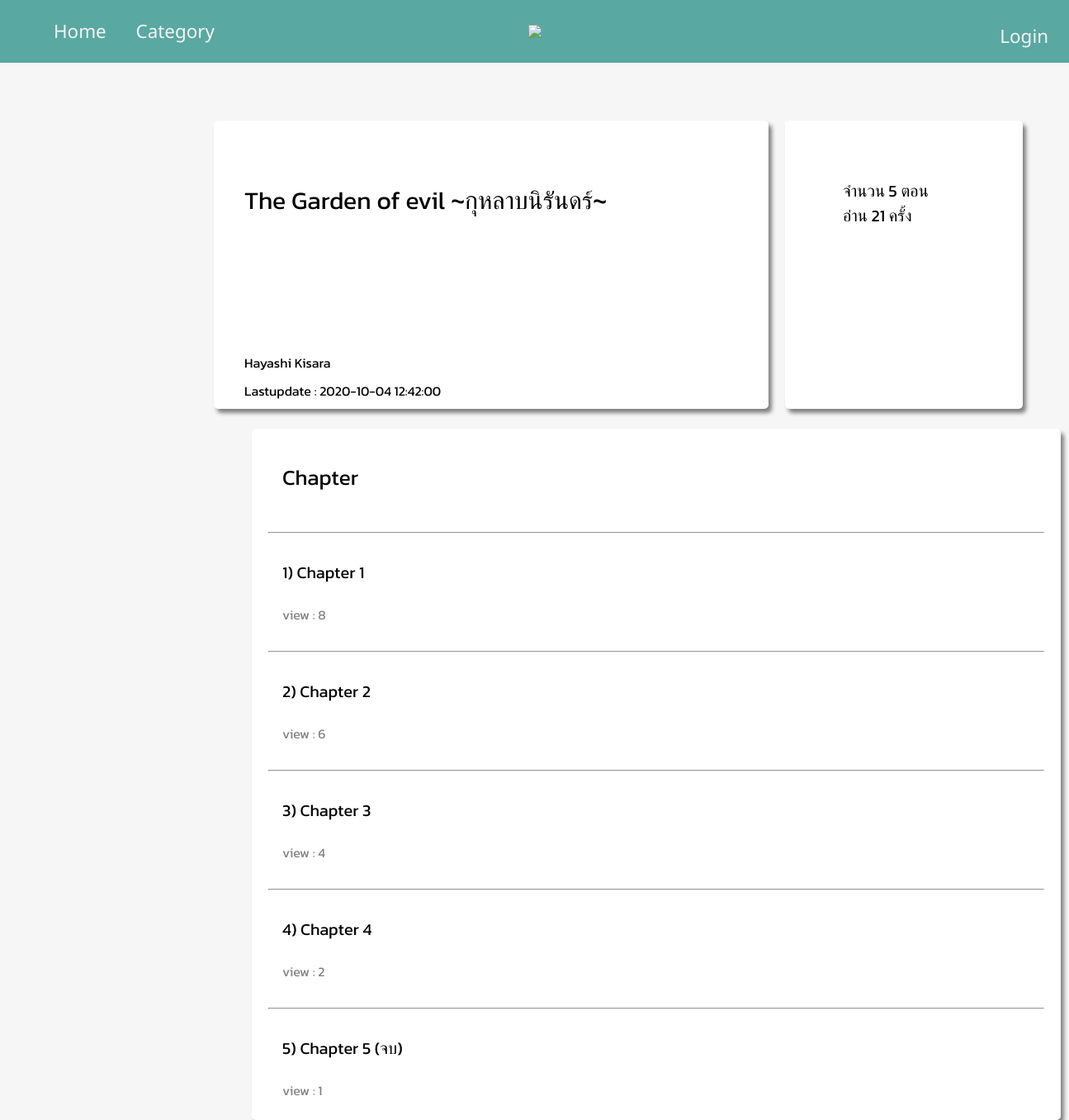
The page /Website/ReadAWrite/Novel.php?novelID=10 on the database its author committed.
### Website/ReadAWrite/Novel.php (the view, shortened to what this page needs)
<?php
$con=mysqli_connect("localhost","root","","project");
$novelID = $_GET['novelID'];
if(empty($_SESSION['UserID'])){
  ?>
  <!doctype html>
  <html>
  <head>
      <link rel="stylesheet" href="CSS/Home.css">
      <link rel="stylesheet" href="CSS/novel.css">
  </head>
  <body>
      <nav class="navbar">
          <div style="position:absolute; left:10px">
              <ul>
                  <li><a href="unknown_homepage.php">Home</a></li>
                  <li><a href="Category.php">Category</a></li>
              </ul>
          </div>
          <div>
              <ul>
                  <li><a href="unknown_homepage.php"><img src="image_nav/readawrite-logo-svg.svg"></a></li>
              </ul>
          </div>
          <div>
              <ul>
                  <li><a href="LoginForm.php" style="position:absolute; top:13px; right:10px;" class="dropbtn">Login</a></li>
              </ul>
          </div>
      </nav>
<?php }
  $query = " SELECT DISTINCT n.*,p.PenID,p.PenName,sum(DonateAmount) as sumDonate
  from penname p
  LEFT JOIN novel n on p.PenID = n.PenID
  LEFT JOIN donate d on n.NovelID = d.NovelID
  where n.NovelID = '$novelID'";
  $result = mysqli_query($con, $query);
  $query = "SELECT DISTINCT n.NovelID,c.ChapterNumber,c.ChapterName,count(v.ViewID) as chapview
  FROM novel n
  LEFT JOIN chapter c on n.NovelID = c.NovelID
  LEFT JOIN viewing v on c.ChapterNumber = v.ChapterNumber and c.NovelID = v.NovelID
  where n.NovelID = '$novelID'
  group by c.ChapterNumber";
  $result1 = mysqli_query($con, $query);
  $query = "SELECT v.ViewID
  FROM novel n,viewing v where n.NovelID = v.NovelID
  and n.NovelID = '$novelID'";
  $result2 = mysqli_query($con, $query);
  if(isset($result1)) {
    $row_c = mysqli_fetch_array($result1);
    if(isset($row_c['ChapterNumber']))
    $chapcount = $result1->num_rows;
    else $chapcount = 0;
  }
  if(isset($result2)) $viewcount = $result2->num_rows; else $viewcount = 0;
  $query = "SELECT DISTINCT p.AccountID,a.BankNumber
  FROM account a,penname p,novel n where n.PenID = p.PenID
  and a.accountID = p.accountID and n.NovelID = '$novelID'";
  $result4 = mysqli_query($con, $query);
  $writer = mysqli_fetch_array($result4);
?>
          <?php
            foreach($result as $row) {
              echo "<div class=all>".
              "<div class=one>".'<br>'.
              "<div class=novelname>".$row["NovelName"].
              "</div><div class=penname><a href='MyPage.php?accountID="
               . $writer['AccountID'] ." '>" . $row['PenName'] .
               "</a></div><div class=lastedit>"."Lastupdate : ".$row["LastEditDateTime"]."</div></div>
               <div class=two><div class=chapcount>จำนวน ".$chapcount." ตอน".'<br>'. "อ่าน " . $viewcount." ครั้ง</div>";
            }
            echo "</div></div></div>";
            echo "<br>";
            echo "<div class=three>";
            echo "<div class=chap>";
            echo '<br>'."Chapter".'<br>'.'<br>';
            echo  "</div>";
            foreach( $result1 as $row ) {
              if(isset($row['ChapterNumber'])){
              echo "<hr><br><div class=chapterdetail>".$row['ChapterNumber'] .") "." ". "<a href='Viewing.php?chapnum=" . $row['ChapterNumber'] .
              "&novelID=" . $row['NovelID'] . "' >" . $row['ChapterName'] . "</a><div class=view><br>view : " . $row['chapview'] . "</div></div>".
              '<br>';
              }
            }
            echo "</div></div>";
          ?>
       </body>
	<html>

### Website/ReadAWrite/CSS/Home.css (style rules this page uses)
body { margin:0; }
nav { display: flex; justify-content: center; position: sticky; top:0; right:0; left:0; }
.navbar { background-color: #5aa8a2; font-family: 'Noto Sans', sans-serif; font-size: 1.4rem; }
.navbar a { z-index: 1; padding: 15px; color: whitesmoke; }
.navbar a:link { text-decoration: none; }
.navbar li { display: inline-block; }
.dropbtn { color: white; text-align: center; padding: 14px 16px; text-decoration: none; }

### Website/ReadAWrite/CSS/novel.css (style rules this page uses)
body { background-color: #F6F6F6; font-family: 'kanit' , sans-serif; }
.novelname { margin-top: 50px; margin-left: 37px; margin-bottom: 7px; font-size: 30px; margin-right: 70px; height: 200px; }
.penname { font-size: 16px; margin-left: 37px; }
.all { max-width: 980px; margin: 0px; display: flex; justify-content: center; margin-left: 20%; }
.penname a { text-decoration: none; color: black; }
.lastedit { font-size: 16px; margin-left: 37px; margin-bottom: 10px; margin-top: 10px; display: block; }
.one { width: 70%; background: white; margin-top: 70px; border-radius: 5px; box-shadow: 4px 5px 5px grey; }
.chapcount { font-size: 20px; margin-top: 70px; margin-left: 70px; margin-right: 70px; }
.two { width: 30%; background: white; border-radius: 5px; box-shadow: 4px 5px 5px grey; margin-top: 70px; display: inline-block; margin-left: 20px; }
.chapterdetail { margin-left: 37px; font-size: 20px; }
.three { max-width: 980px; width:100%; background: white; margin-left: 305px; box-shadow: 4px 5px 5px grey; border-radius: 5px; display: inline-block; }
.chap { font-size: 26px; margin-left: 37px; }
hr { margin-left: 20px; margin-right: 20px; }
.chapterdetail a { text-decoration: none; color: black; }
.view { font-size: 16px; color: grey; }

### rows shown on the page
novel: NovelName "The Garden of evil ~กุหลาบนิรันดร์~", PenID.PenName "Hayashi Kisara", LastEditDateTime "2020-10-04 12:42:00"
chapter: ChapterNumber "1", ChapterName "Chapter 1", chapview "8"
chapter: ChapterNumber "2", ChapterName "Chapter 2", chapview "6"
chapter: ChapterNumber "3", ChapterName "Chapter 3", chapview "4"
chapter: ChapterNumber "4", ChapterName "Chapter 4", chapview "2"
chapter: ChapterNumber "5", ChapterName "Chapter 5 (จบ)", chapview "1"
